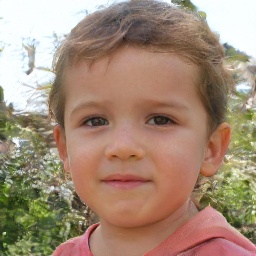
#> input picture datasets/fake/Fake pictures (train)/ZQSLVIEG4A.jpg, 256 x 256 px
$ python -i screen.py   (imports and definitions only)
#> lines starting #> are read from the running program, lines starting #| are printed output that depends on the picture; after the words box and inside, x2 and y2 are one past the last pixel; in counts of white or black regions, pixels touching at a corner belong together
"""Is this a photograph at all, or a picture of a screen?

Every signal in the image pipeline is a statement about a *capture pipeline*:
sensor noise residuals, lens dispersion, demosaicing, JPEG history. A screenshot
has none of that. The phone's compositor rendered it, so the residual statistics
describe a display buffer and the calibration -- fitted on photographs -- has no
idea what it is looking at.

Left ungated, the system does not notice. Run the 17 social-media screenshots in
this project's evaluation set through the photo pipeline and it returns
LEANS_SYNTHETIC on three of them and LEANS_AUTHENTIC on four, with coverage 1.00
and no indication that the question was meaningless. That is the worst failure
mode available to a forensics tool: a confident answer to a question it cannot
answer.

So this is a **gate, not a signal**. It does not contribute evidence to the
fused score. When it fires, the image verdict is refused outright, because there
is no defensible number to report. Someone who screenshots a dating profile and
asks "is this AI?" deserves "I can't tell from a screenshot, send me the file"
rather than a fabricated probability.

Three structural cues, all scale-free, none of which depend on EXIF (which is
trivially stripped):

``flat_region_fraction``
    Fraction of 8x8 tiles with essentially zero variance. UI is full of
    perfectly uniform fills -- backgrounds, chat bubbles, bars. Photographs
    almost never contain a truly flat 8x8 patch, because sensors have noise.

``palette_ratio``
    Distinct colours as a fraction of pixels, on a nearest-neighbour resample so
    interpolation cannot invent shades. Interfaces are drawn from a small
    palette; photographs are not.

``uniform_run``
    90th-percentile longest horizontal run of near-constant pixels, as a
    fraction of width. UI dividers and bubble edges produce rows that are
    constant across most of the screen. This is the strongest of the three: 16
    of 17 screenshots score above 0.9, and no photograph measured here exceeds
    0.402.

The rule is deliberately biased toward *not* firing. Wrongly refusing to analyse
a real photograph is a worse failure than analysing a screenshot, so the
thresholds were chosen for precision:

    on 17 screenshots and 80 photographs (both classes of both corpora),
    recall 16/17 (94%), false positives 0/80.

Those thresholds are fitted to that data and are the honest limit of the claim:
this is validated against phone screenshots of chat and social apps, not against
scans, photographs-of-screens, or heavily graphic-designed images. The one miss
is a screenshot whose content is mostly a single large photograph, which is the
expected boundary case -- and arguably the one where running the photo pipeline
does the least harm.
"""

from __future__ import annotations

from dataclasses import dataclass

import cv2
import numpy as np

# --- thresholds, fitted on 17 screenshots + 80 photographs (see module docstring) ---
TILE = 8
FLAT_VAR_MAX = 1.0        # a tile this uniform is not sensor output
UNIFORM_RUN_FIRE = 0.60   # highest photograph measured: 0.402
FLAT_FIRE = 0.27          # highest photograph measured below the palette guard: 0.255
PALETTE_FIRE = 0.22       # lowest photograph measured: 0.216
RUN_NORM_WIDTH = 1024     # normalise wide images so the run measure is scale-free
RUN_TOLERANCE = 1         # grey levels; JPEG never yields exactly-equal neighbours


@dataclass(frozen=True)
class ScreenReport:
    """Why the gate did or did not fire. Every number is reported, not just the verdict."""

    is_screen_capture: bool
    flat_region_fraction: float
    palette_ratio: float
    uniform_run: float
    reason: str

    def as_dict(self) -> dict:
        return {
            "is_screen_capture": self.is_screen_capture,
            "flat_region_fraction": round(self.flat_region_fraction, 4),
            "palette_ratio": round(self.palette_ratio, 4),
            "uniform_run": round(self.uniform_run, 4),
            "reason": self.reason,
        }


def _flat_region_fraction(grey: np.ndarray) -> float:
    h, w = grey.shape
    if h < TILE or w < TILE:
        return 0.0
    hh, ww = (h // TILE) * TILE, (w // TILE) * TILE
    tiles = (
        grey[:hh, :ww]
        .reshape(hh // TILE, TILE, ww // TILE, TILE)
        .swapaxes(1, 2)
        .reshape(-1, TILE * TILE)
        .astype(np.float32)
    )
    return float((tiles.var(axis=1) < FLAT_VAR_MAX).mean())


def _palette_ratio(bgr: np.ndarray) -> float:
    # INTER_NEAREST: resampling must not blend colours into existence.
    small = cv2.resize(bgr, (256, 256), interpolation=cv2.INTER_NEAREST)
    distinct = len(np.unique(small.reshape(-1, 3), axis=0))
    return distinct / (256 * 256)


def _uniform_run(grey: np.ndarray) -> float:
    if grey.shape[1] > RUN_NORM_WIDTH + 176:
        height = max(1, int(grey.shape[0] * RUN_NORM_WIDTH / grey.shape[1]))
        grey = cv2.resize(grey, (RUN_NORM_WIDTH, height), interpolation=cv2.INTER_AREA)
    h, w = grey.shape
    if w < 2:
        return 0.0
    same = np.abs(np.diff(grey.astype(np.int16), axis=1)) <= RUN_TOLERANCE
    longest = np.zeros(h, dtype=np.float32)
    for i in range(h):
        row = same[i]
        if not row.any():
            continue
        # Run-length boundaries via the padded-diff trick.
        edges = np.flatnonzero(np.diff(np.r_[0, row.view(np.int8), 0]))
        longest[i] = (edges[1::2] - edges[::2]).max()
    return float(np.percentile(longest / w, 90))


def detect(bgr: np.ndarray) -> ScreenReport:
    """Classify an already-decoded BGR image as screen capture or photograph."""
    grey = cv2.cvtColor(bgr, cv2.COLOR_BGR2GRAY) if bgr.ndim == 3 else bgr
    flat = _flat_region_fraction(grey)
    palette = _palette_ratio(bgr if bgr.ndim == 3 else cv2.cvtColor(bgr, cv2.COLOR_GRAY2BGR))
    run = _uniform_run(grey)

    if run >= UNIFORM_RUN_FIRE:
        return ScreenReport(
            True, flat, palette, run,
            f"{run:.0%} of image width is a single near-constant run of pixels on a "
            f"typical row; photographs measured here never exceed 40%",
        )
    if flat >= FLAT_FIRE and palette <= PALETTE_FIRE:
        return ScreenReport(
            True, flat, palette, run,
            f"{flat:.0%} of 8x8 tiles are perfectly uniform and the image is drawn from "
            f"an unusually small palette ({palette:.0%} distinct colours) -- both are "
            f"properties of rendered interfaces, not of sensor output",
        )
    return ScreenReport(
        False, flat, palette, run,
        "no screen-capture structure detected; treated as a photograph",
    )

>>> import cv2
>>> picture = cv2.imread('../../datasets/fake/Fake pictures (train)/ZQSLVIEG4A.jpg')
#> picture is the input picture: shape (256, 256, 3); mean B, G, R 119.1, 138.9, 164
>>> result = detect(picture)
#> in detect, `grey = cv2.cvtColor(bgr, cv2.COLOR_BGR2GRAY) if bgr.ndim == 3 else bgr`:
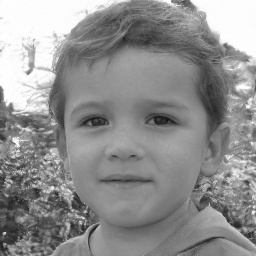
#> grey: shape (256, 256); min 21, max 255, mean 144.2
#> in _flat_region_fraction, `tiles = ( grey[:hh, :ww] .reshape(hh // TILE, TILE, ww // TILE, TILE) ..`:
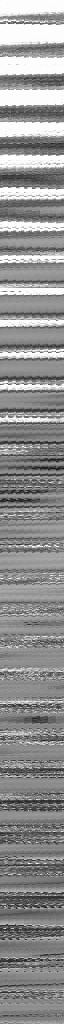
#> tiles: shape (1024, 64) float32; min 21, max 255, mean 144.2
#> in detect, `flat = _flat_region_fraction(grey)`: flat = 0.0576
#> in _palette_ratio, `distinct = len(np.unique(small.reshape(-1, 3), axis=0))`: distinct = 34969
#> in detect, `palette = _palette_ratio(bgr if bgr.ndim == 3 else cv2.cvtColor(bgr, c..`: palette = 0.534
#> in _uniform_run, `same = np.abs(np.diff(grey.astype(np.int16), axis=1)) <= RUN_TOLERANCE`:
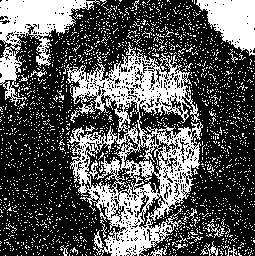
#> same: shape (256, 255) bool; 34.2% white; 2137 white regions (2115 under 20 px), largest, box (x1, y1, x2, y2) and area: (66, 42, 203, 256) 11628, (0, 0, 100, 106) 3504, (196, 0, 255, 56) 2029
#> after the loop in _uniform_run, `for i in range(h):`: longest = 256 values, max 87 at index 6, min 3 at index 121, mean 18.43
#> in detect, `run = _uniform_run(grey)`: run = 0.16

$ run again, on datasets/fake/Fake pictures (train)/ZQTXFLINVA.jpg
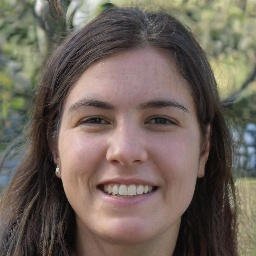
#> input picture datasets/fake/Fake pictures (train)/ZQTXFLINVA.jpg, 256 x 256 px
#> picture is the input picture: shape (256, 256, 3); mean B, G, R 91.1, 100.4, 112.3
#> in _flat_region_fraction, `tiles = ( grey[:hh, :ww] .reshape(hh // TILE, TILE, ww // TILE, TILE) ..`:
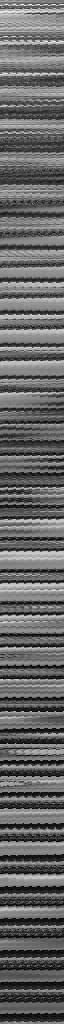
#> tiles: shape (1024, 64) float32; min 2, max 238, mean 102.9
#> flat = 0
#> distinct = 29762
#> palette = 0.454
#> in _uniform_run, `same = np.abs(np.diff(grey.astype(np.int16), axis=1)) <= RUN_TOLERANCE`:
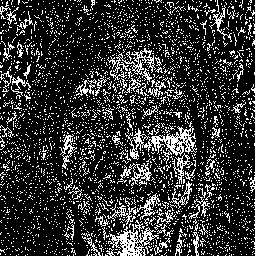
#> same: shape (256, 255) bool; 19.9% white in thin lines or dots
#> after the loop in _uniform_run, `for i in range(h):`: longest = 256 values, max 18 at index 139, min 2 at index 3, mean 4.99
#> run = 0.0312

$ run again, on datasets/fake/Fake pictures (train)/ZQWN772KHQ.jpg
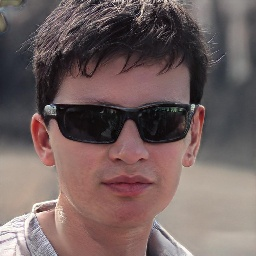
#> input picture datasets/fake/Fake pictures (train)/ZQWN772KHQ.jpg, 256 x 256 px
#> picture is the input picture: shape (256, 256, 3); mean B, G, R 95.6, 96.9, 114.7
#> in _flat_region_fraction, `tiles = ( grey[:hh, :ww] .reshape(hh // TILE, TILE, ww // TILE, TILE) ..`:
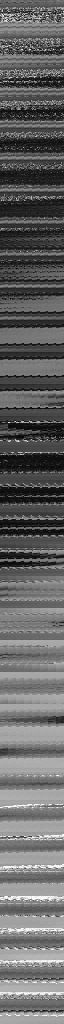
#> tiles: shape (1024, 64) float32; min 2, max 255, mean 102
#> flat = 0.0166
#> distinct = 19259
#> palette = 0.294
#> in _uniform_run, `same = np.abs(np.diff(grey.astype(np.int16), axis=1)) <= RUN_TOLERANCE`:
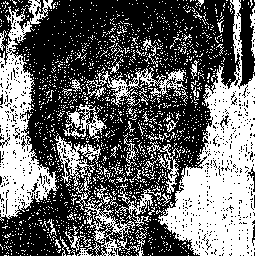
#> same: shape (256, 255) bool; 40.1% white; 1793 white regions (1747 under 20 px), largest, box (x1, y1, x2, y2) and area: (156, 0, 255, 256) 10566, (0, 0, 59, 221) 5420, (76, 184, 140, 256) 1014
#> after the loop in _uniform_run, `for i in range(h):`: longest = 256 values, max 80 at index 222, min 3 at index 13, mean 22.65
#> run = 0.158

$ run again, on datasets/fake/Fake pictures (train)/ZQZ0PPLH59.jpg
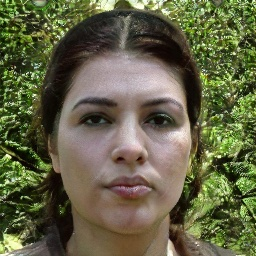
#> input picture datasets/fake/Fake pictures (train)/ZQZ0PPLH59.jpg, 256 x 256 px
#> picture is the input picture: shape (256, 256, 3); mean B, G, R 69.6, 99, 99.4
#> in _flat_region_fraction, `tiles = ( grey[:hh, :ww] .reshape(hh // TILE, TILE, ww // TILE, TILE) ..`:
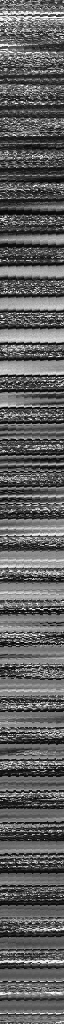
#> tiles: shape (1024, 64) float32; min 1, max 253, mean 95.8
#> flat = 0
#> distinct = 39957
#> palette = 0.61
#> in _uniform_run, `same = np.abs(np.diff(grey.astype(np.int16), axis=1)) <= RUN_TOLERANCE`:
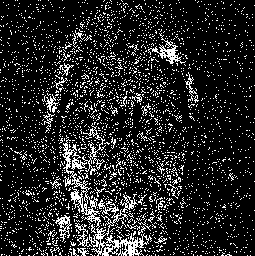
#> same: shape (256, 255) bool; 14.4% white in thin lines or dots
#> after the loop in _uniform_run, `for i in range(h):`: longest = 256 values, max 18 at index 50, min 1 at index 0, mean 4.36
#> run = 0.0312
